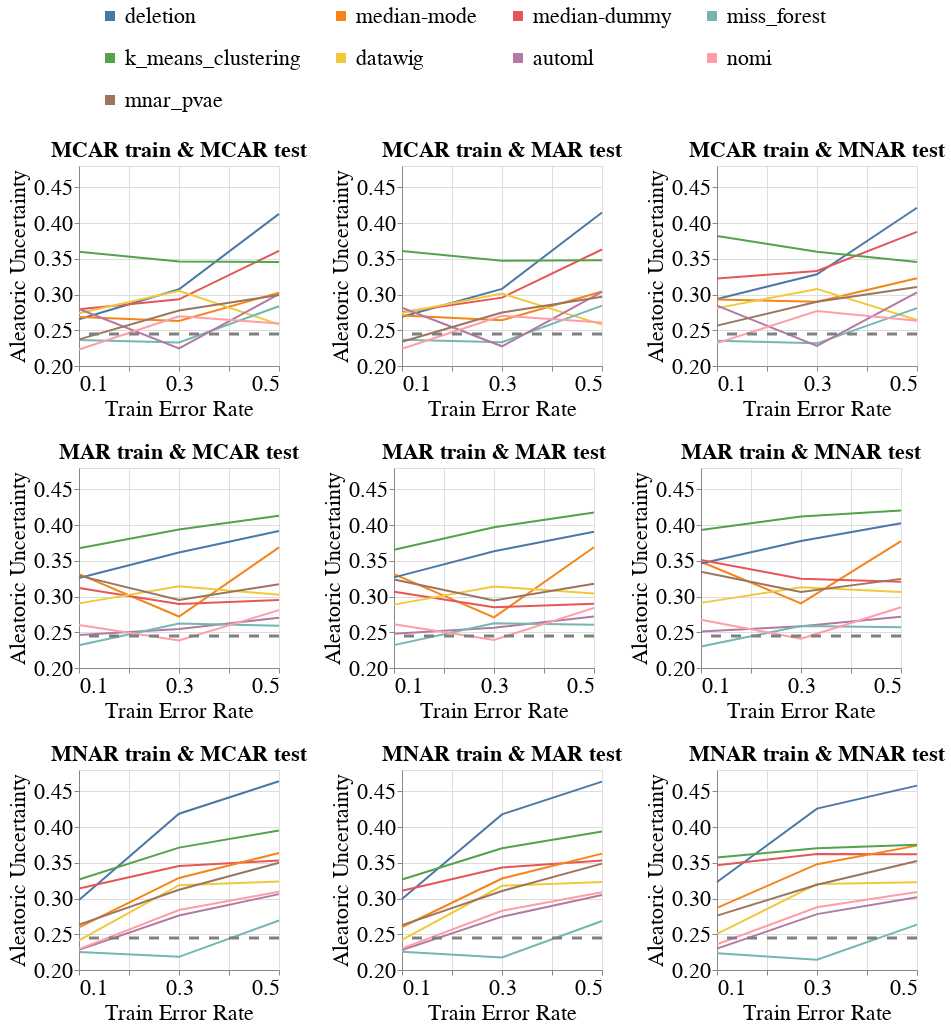

Notebook cell for this chart:
### Code cell
create_exp2_line_bands_for_diff_imputers(dataset_name=DATASET_NAME,
                                         model_name='rf_clf',
                                         metric_name='Aleatoric_Uncertainty',
                                         db_client=db_client,
                                         with_band=False)

### Figure 1 — Vega-Lite specification as saved in the notebook (floating-point values rounded to 4 significant figures; data arrays with more than 128 entries replaced by an {"elided": "..."} marker saying what was removed)
{"config": {"view": {"continuousWidth": 400, "continuousHeight": 300}, "axis": {"labelFontSize": 22, "labelFontWeight": "normal", "titleFontSize": 22, "titleFontWeight": "normal"}, "legend": {"columns": 4, "direction": "horizontal", "labelFontSize": 22, "labelLimit": 400, "orient": "top", "symbolOffset": 20, "symbolStrokeWidth": 10, "titleAnchor": "middle", "titleFontSize": 22, "titleLimit": 300}, "title": {"fontSize": 22}}, "vconcat": [{"hconcat": [{"layer": [{"data": {"name": "data-36b5e699b94957c375ea1391a1b9826c"}, "mark": "line", "encoding": {"color": {"field": "Null_Imputer_Name", "sort": ["deletion", "median-mode", "median-dummy", "miss_forest", "k_means_clustering", "datawig", "automl", "nomi", "mnar_pvae", "boost_clean"], "title": null, "type": "nominal"}, "x": {"axis": {"labelExpr": "(datum.value == 0.1) || (datum.value == 0.3) || (datum.value == 0.5) ? datum.label : ''"}, "field": "Train_Error_Rate", "scale": {"nice": false}, "title": "Train Error Rate", "type": "quantitative"}, "y": {"aggregate": "mean", "field": "Metric_Value", "scale": {"zero": false}, "title": "Aleatoric Uncertainty", "type": "quantitative"}}}, {"data": {"name": "data-da60ed01bf47cc980a565f3947d7d3b3"}, "mark": {"type": "rule", "strokeDash": [10, 10]}, "encoding": {"color": {"value": "grey"}, "size": {"value": 3}, "y": {"field": "Baseline_Mean", "type": "quantitative"}}}], "height": 200, "title": {"text": "MCAR train & MCAR test", "fontSize": 22}, "width": 200}, {"layer": [{"data": {"name": "data-25a48d412da25fb12682d4a351a39708"}, "mark": "line", "encoding": {"color": {"field": "Null_Imputer_Name", "sort": ["deletion", "median-mode", "median-dummy", "miss_forest", "k_means_clustering", "datawig", "automl", "nomi", "mnar_pvae", "boost_clean"], "title": null, "type": "nominal"}, "x": {"axis": {"labelExpr": "(datum.value == 0.1) || (datum.value == 0.3) || (datum.value == 0.5) ? datum.label : ''"}, "field": "Train_Error_Rate", "scale": {"nice": false}, "title": "Train Error Rate", "type": "quantitative"}, "y": {"aggregate": "mean", "field": "Metric_Value", "scale": {"zero": false}, "title": "Aleatoric Uncertainty", "type": "quantitative"}}}, {"data": {"name": "data-da60ed01bf47cc980a565f3947d7d3b3"}, "mark": {"type": "rule", "strokeDash": [10, 10]}, "encoding": {"color": {"value": "grey"}, "size": {"value": 3}, "y": {"field": "Baseline_Mean", "type": "quantitative"}}}], "height": 200, "title": {"text": "MCAR train & MAR test", "fontSize": 22}, "width": 200}, {"layer": [{"data": {"name": "data-4e37fa014e29f185beb4527439bcc76b"}, "mark": "line", "encoding": {"color": {"field": "Null_Imputer_Name", "sort": ["deletion", "median-mode", "median-dummy", "miss_forest", "k_means_clustering", "datawig", "automl", "nomi", "mnar_pvae", "boost_clean"], "title": null, "type": "nominal"}, "x": {"axis": {"labelExpr": "(datum.value == 0.1) || (datum.value == 0.3) || (datum.value == 0.5) ? datum.label : ''"}, "field": "Train_Error_Rate", "scale": {"nice": false}, "title": "Train Error Rate", "type": "quantitative"}, "y": {"aggregate": "mean", "field": "Metric_Value", "scale": {"zero": false}, "title": "Aleatoric Uncertainty", "type": "quantitative"}}}, {"data": {"name": "data-da60ed01bf47cc980a565f3947d7d3b3"}, "mark": {"type": "rule", "strokeDash": [10, 10]}, "encoding": {"color": {"value": "grey"}, "size": {"value": 3}, "y": {"field": "Baseline_Mean", "type": "quantitative"}}}], "height": 200, "title": {"text": "MCAR train & MNAR test", "fontSize": 22}, "width": 200}], "resolve": {"scale": {"y": "shared"}}}, {"hconcat": [{"layer": [{"data": {"name": "data-da9125266f7bfbd049a4d1fe1add9255"}, "mark": "line", "encoding": {"color": {"field": "Null_Imputer_Name", "sort": ["deletion", "median-mode", "median-dummy", "miss_forest", "k_means_clustering", "datawig", "automl", "nomi", "mnar_pvae", "boost_clean"], "title": null, "type": "nominal"}, "x": {"axis": {"labelExpr": "(datum.value == 0.1) || (datum.value == 0.3) || (datum.value == 0.5) ? datum.label : ''"}, "field": "Train_Error_Rate", "scale": {"nice": false}, "title": "Train Error Rate", "type": "quantitative"}, "y": {"aggregate": "mean", "field": "Metric_Value", "scale": {"zero": false}, "title": "Aleatoric Uncertainty", "type": "quantitative"}}}, {"data": {"name": "data-da60ed01bf47cc980a565f3947d7d3b3"}, "mark": {"type": "rule", "strokeDash": [10, 10]}, "encoding": {"color": {"value": "grey"}, "size": {"value": 3}, "y": {"field": "Baseline_Mean", "type": "quantitative"}}}], "height": 200, "title": {"text": "MAR train & MCAR test", "fontSize": 22}, "width": 200}, {"layer": [{"data": {"name": "data-c8c2968f0db454a8cdf208335fc38d50"}, "mark": "line", "encoding": {"color": {"field": "Null_Imputer_Name", "sort": ["deletion", "median-mode", "median-dummy", "miss_forest", "k_means_clustering", "datawig", "automl", "nomi", "mnar_pvae", "boost_clean"], "title": null, "type": "nominal"}, "x": {"axis": {"labelExpr": "(datum.value == 0.1) || (datum.value == 0.3) || (datum.value == 0.5) ? datum.label : ''"}, "field": "Train_Error_Rate", "scale": {"nice": false}, "title": "Train Error Rate", "type": "quantitative"}, "y": {"aggregate": "mean", "field": "Metric_Value", "scale": {"zero": false}, "title": "Aleatoric Uncertainty", "type": "quantitative"}}}, {"data": {"name": "data-da60ed01bf47cc980a565f3947d7d3b3"}, "mark": {"type": "rule", "strokeDash": [10, 10]}, "encoding": {"color": {"value": "grey"}, "size": {"value": 3}, "y": {"field": "Baseline_Mean", "type": "quantitative"}}}], "height": 200, "title": {"text": "MAR train & MAR test", "fontSize": 22}, "width": 200}, {"layer": [{"data": {"name": "data-5a8f92d29f00cb2562d06f31eff343ee"}, "mark": "line", "encoding": {"color": {"field": "Null_Imputer_Name", "sort": ["deletion", "median-mode", "median-dummy", "miss_forest", "k_means_clustering", "datawig", "automl", "nomi", "mnar_pvae", "boost_clean"], "title": null, "type": "nominal"}, "x": {"axis": {"labelExpr": "(datum.value == 0.1) || (datum.value == 0.3) || (datum.value == 0.5) ? datum.label : ''"}, "field": "Train_Error_Rate", "scale": {"nice": false}, "title": "Train Error Rate", "type": "quantitative"}, "y": {"aggregate": "mean", "field": "Metric_Value", "scale": {"zero": false}, "title": "Aleatoric Uncertainty", "type": "quantitative"}}}, {"data": {"name": "data-da60ed01bf47cc980a565f3947d7d3b3"}, "mark": {"type": "rule", "strokeDash": [10, 10]}, "encoding": {"color": {"value": "grey"}, "size": {"value": 3}, "y": {"field": "Baseline_Mean", "type": "quantitative"}}}], "height": 200, "title": {"text": "MAR train & MNAR test", "fontSize": 22}, "width": 200}], "resolve": {"scale": {"y": "shared"}}}, {"hconcat": [{"layer": [{"data": {"name": "data-aa453618a29beea513b71b417ddbcba5"}, "mark": "line", "encoding": {"color": {"field": "Null_Imputer_Name", "sort": ["deletion", "median-mode", "median-dummy", "miss_forest", "k_means_clustering", "datawig", "automl", "nomi", "mnar_pvae", "boost_clean"], "title": null, "type": "nominal"}, "x": {"axis": {"labelExpr": "(datum.value == 0.1) || (datum.value == 0.3) || (datum.value == 0.5) ? datum.label : ''"}, "field": "Train_Error_Rate", "scale": {"nice": false}, "title": "Train Error Rate", "type": "quantitative"}, "y": {"aggregate": "mean", "field": "Metric_Value", "scale": {"zero": false}, "title": "Aleatoric Uncertainty", "type": "quantitative"}}}, {"data": {"name": "data-da60ed01bf47cc980a565f3947d7d3b3"}, "mark": {"type": "rule", "strokeDash": [10, 10]}, "encoding": {"color": {"value": "grey"}, "size": {"value": 3}, "y": {"field": "Baseline_Mean", "type": "quantitative"}}}], "height": 200, "title": {"text": "MNAR train & MCAR test", "fontSize": 22}, "width": 200}, {"layer": [{"data": {"name": "data-553d8e768d8183a53ed1717d844c505c"}, "mark": "line", "encoding": {"color": {"field": "Null_Imputer_Name", "sort": ["deletion", "median-mode", "median-dummy", "miss_forest", "k_means_clustering", "datawig", "automl", "nomi", "mnar_pvae", "boost_clean"], "title": null, "type": "nominal"}, "x": {"axis": {"labelExpr": "(datum.value == 0.1) || (datum.value == 0.3) || (datum.value == 0.5) ? datum.label : ''"}, "field": "Train_Error_Rate", "scale": {"nice": false}, "title": "Train Error Rate", "type": "quantitative"}, "y": {"aggregate": "mean", "field": "Metric_Value", "scale": {"zero": false}, "title": "Aleatoric Uncertainty", "type": "quantitative"}}}, {"data": {"name": "data-da60ed01bf47cc980a565f3947d7d3b3"}, "mark": {"type": "rule", "strokeDash": [10, 10]}, "encoding": {"color": {"value": "grey"}, "size": {"value": 3}, "y": {"field": "Baseline_Mean", "type": "quantitative"}}}], "height": 200, "title": {"text": "MNAR train & MAR test", "fontSize": 22}, "width": 200}, {"layer": [{"data": {"name": "data-da53c0764b3b6a16dfa62eed23e72f70"}, "mark": "line", "encoding": {"color": {"field": "Null_Imputer_Name", "sort": ["deletion", "median-mode", "median-dummy", "miss_forest", "k_means_clustering", "datawig", "automl", "nomi", "mnar_pvae", "boost_clean"], "title": null, "type": "nominal"}, "x": {"axis": {"labelExpr": "(datum.value == 0.1) || (datum.value == 0.3) || (datum.value == 0.5) ? datum.label : ''"}, "field": "Train_Error_Rate", "scale": {"nice": false}, "title": "Train Error Rate", "type": "quantitative"}, "y": {"aggregate": "mean", "field": "Metric_Value", "scale": {"zero": false}, "title": "Aleatoric Uncertainty", "type": "quantitative"}}}, {"data": {"name": "data-da60ed01bf47cc980a565f3947d7d3b3"}, "mark": {"type": "rule", "strokeDash": [10, 10]}, "encoding": {"color": {"value": "grey"}, "size": {"value": 3}, "y": {"field": "Baseline_Mean", "type": "quantitative"}}}], "height": 200, "title": {"text": "MNAR train & MNAR test", "fontSize": 22}, "width": 200}], "resolve": {"scale": {"y": "shared"}}}], "resolve": {"scale": {"y": "shared"}}, "$schema": "https://vega.github.io/schema/vega-lite/v4.17.0.json", "datasets": {"data-36b5e699b94957c375ea1391a1b9826c": {"elided": "162 records"}, "data-da60ed01bf47cc980a565f3947d7d3b3": [{"Baseline_Mean": 0.2447}], "data-25a48d412da25fb12682d4a351a39708": {"elided": "162 records"}, "data-4e37fa014e29f185beb4527439bcc76b": {"elided": "162 records"}, "data-da9125266f7bfbd049a4d1fe1add9255": {"elided": "162 records"}, "data-c8c2968f0db454a8cdf208335fc38d50": {"elided": "162 records"}, "data-5a8f92d29f00cb2562d06f31eff343ee": {"elided": "162 records"}, "data-aa453618a29beea513b71b417ddbcba5": {"elided": "162 records"}, "data-553d8e768d8183a53ed1717d844c505c": {"elided": "162 records"}, "data-da53c0764b3b6a16dfa62eed23e72f70": {"elided": "162 records"}}}
